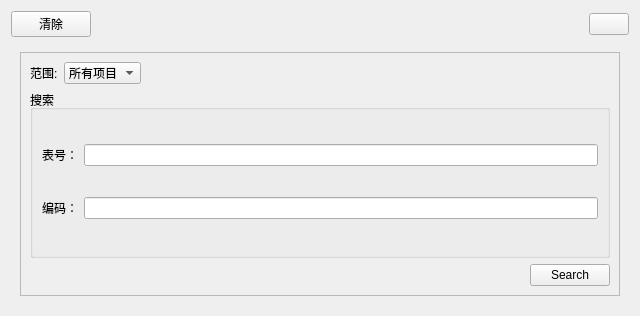
<?xml version="1.0" encoding="UTF-8"?>
<ui version="4.0">
 <class>searchForm</class>
 <widget class="QWidget" name="searchForm">
  <property name="geometry">
   <rect>
    <x>0</x>
    <y>0</y>
    <width>640</width>
    <height>316</height>
   </rect>
  </property>
  <property name="windowTitle">
   <string>Form</string>
  </property>
  <property name="styleSheet">
   <string notr="true">QWidget{rgb(255, 170, 0)}</string>
  </property>
  <layout class="QVBoxLayout" name="verticalLayout_4">
   <item>
    <layout class="QHBoxLayout" name="horizontalLayout_5">
     <item>
      <widget class="QPushButton" name="clearBtn">
       <property name="text">
        <string>清除</string>
       </property>
      </widget>
     </item>
     <item>
      <spacer name="horizontalSpacer_2">
       <property name="orientation">
        <enum>Qt::Horizontal</enum>
       </property>
       <property name="sizeHint" stdset="0">
        <size>
         <width>161</width>
         <height>20</height>
        </size>
       </property>
      </spacer>
     </item>
     <item>
      <widget class="QPushButton" name="closeBtn">
       <property name="styleSheet">
        <string notr="true">QPushButton#closeBtn{border-image: url(:/icon/close.png);}</string>
       </property>
       <property name="text">
        <string/>
       </property>
      </widget>
     </item>
    </layout>
   </item>
   <item>
    <widget class="QStackedWidget" name="stackedWidget">
     <property name="currentIndex">
      <number>0</number>
     </property>
     <widget class="QWidget" name="searchParamPage">
      <layout class="QVBoxLayout" name="verticalLayout_2">
       <item>
        <widget class="QFrame" name="frame_2">
         <property name="frameShape">
          <enum>QFrame::StyledPanel</enum>
         </property>
         <property name="frameShadow">
          <enum>QFrame::Raised</enum>
         </property>
         <layout class="QVBoxLayout" name="verticalLayout_3">
          <item>
           <layout class="QHBoxLayout" name="horizontalLayout">
            <item>
             <widget class="QLabel" name="label">
              <property name="text">
               <string>范围:</string>
              </property>
             </widget>
            </item>
            <item>
             <widget class="QComboBox" name="comboBox">
              <item>
               <property name="text">
                <string>所有项目</string>
               </property>
              </item>
              <item>
               <property name="text">
                <string>当前项目</string>
               </property>
              </item>
             </widget>
            </item>
            <item>
             <spacer name="horizontalSpacer">
              <property name="orientation">
               <enum>Qt::Horizontal</enum>
              </property>
              <property name="sizeHint" stdset="0">
               <size>
                <width>40</width>
                <height>20</height>
               </size>
              </property>
             </spacer>
            </item>
           </layout>
          </item>
          <item>
           <widget class="QGroupBox" name="groupBox">
            <property name="title">
             <string>搜索</string>
            </property>
            <layout class="QVBoxLayout" name="verticalLayout">
             <item>
              <layout class="QHBoxLayout" name="horizontalLayout_2">
               <item>
                <widget class="QLabel" name="label_2">
                 <property name="text">
                  <string>表号：</string>
                 </property>
                </widget>
               </item>
               <item>
                <widget class="QLineEdit" name="tableLineEdit"/>
               </item>
              </layout>
             </item>
             <item>
              <layout class="QHBoxLayout" name="horizontalLayout_3">
               <item>
                <widget class="QLabel" name="label_3">
                 <property name="text">
                  <string>编码：</string>
                 </property>
                </widget>
               </item>
               <item>
                <widget class="QLineEdit" name="codingLineEdit">
                 <property name="text">
                  <string/>
                 </property>
                </widget>
               </item>
              </layout>
             </item>
            </layout>
           </widget>
          </item>
          <item>
           <layout class="QHBoxLayout" name="horizontalLayout_4">
            <item>
             <spacer name="horizontalSpacer_5">
              <property name="orientation">
               <enum>Qt::Horizontal</enum>
              </property>
              <property name="sizeHint" stdset="0">
               <size>
                <width>40</width>
                <height>20</height>
               </size>
              </property>
             </spacer>
            </item>
            <item>
             <widget class="QPushButton" name="searchBtn">
              <property name="text">
               <string>Search</string>
              </property>
             </widget>
            </item>
           </layout>
          </item>
         </layout>
        </widget>
       </item>
      </layout>
     </widget>
     <widget class="QWidget" name="searchResultPage">
      <layout class="QHBoxLayout" name="horizontalLayout_6">
       <item>
        <widget class="QTreeWidget" name="treeWidget">
         <column>
          <property name="text">
           <string/>
          </property>
         </column>
        </widget>
       </item>
      </layout>
     </widget>
    </widget>
   </item>
  </layout>
 </widget>
 <resources/>
 <connections/>
</ui>
